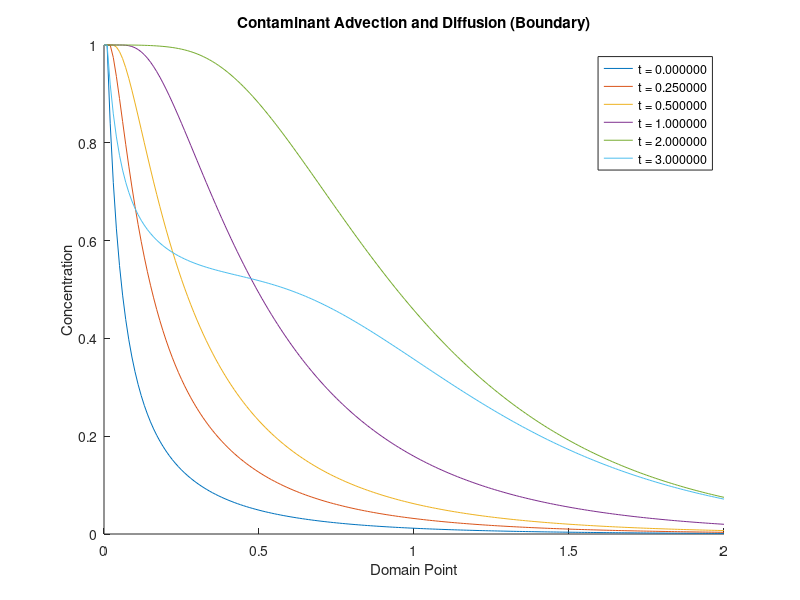

This figure's MATLAB source:
    function DiffusionAndAdvection()  
    % -- PRELIMINARY SETUP --
        x_start = 0;    % Lower bound of x
        x_step  = 0.01; % Delta x
        x_end   = 2;    % Upper bound of x
    
        t_start = 0;    % Lower bound of t
        t_step = 0.25;   % Delta t
        t_end = 3.25;      % Upper bound of t
        
        % Create arrays of x and t values
        xVals = x_start : x_step : x_end;
        tVals = t_start : t_step : t_end;
        
        % Pre-allocating 2D x-by-t matrix in memory
        c = zeros(length(xVals), length(tVals));
        
        % Constant D and v values
        D = 1;
        v = 1;
        
for t = 1 : length(tVals)
    c(1, t) = 1;
end
        
        % -----------------------
        
        % Loop through all t (time) values
        for x = 1 : length(xVals)-1
                        % Wrap back around to allow for matrix edges to be calculated
            Adv_dt_x = v * (x_step / t_step);
            Dif_dt_x = D * (x_step / (t_step^2));
            
            advection =  Adv_dt_x * ((c(x, 2) - c(x, 1)));
            diffusion =  Dif_dt_x * (((c(x, 2) - (2 * c(x, 1)) + c(x, length(tVals)))));
            c(x+1, 1) = c(x, 1) + (diffusion - advection);
            
            % Loop through all x (domain) values            
            for t = 1 : length(tVals)-1
                % Calculate delta t over x * velocity values
                Adv_dt_x = v * (x_step / t_step * 2);
                % Calculate delta t over x * diffusion values
                Dif_dt_x = D * (x_step / (t_step^2));
                
                % Calculate the contamination value at the current position,
                % at the next time step
                
                tMinus1 = t - 1;
                tPlus1 = t + 1;
                
                if t == 1
                   tMinus1 = length(tVals); 
                end
                
                if t == length(tVals)
                   tPlus1 = 1; 
                end
                
                advection =  Adv_dt_x * ((c(x, tPlus1) - c(x, t)));
                diffusion =  Dif_dt_x * (((c(x, tPlus1) - (2 * c(x, t)) + c(x, tMinus1))));
                c(x+1, t) = c(x, t) + (diffusion - advection);
            end
            

        end
    
        % Plot results from previous calculations
        plotResults(c, xVals, tVals);
end

    function plotResults(c, xVals, tVals)
        figure();        
        
        title('Contaminant Advection and Diffusion (Boundary)');
        xlabel('Domain Point'); 
        ylabel('Concentration'); 

        hold on;
        
        plotTimes = [0, 0.25, 0.5, 1, 2, 3];
        
        for t = 1 : length(tVals)
            if ismember(tVals(t), plotTimes) 
                plot(xVals, c(:, t));
            end
        end

        legend(cellstr(num2str(plotTimes', 't = %f')));
        
        hold off;
    end
